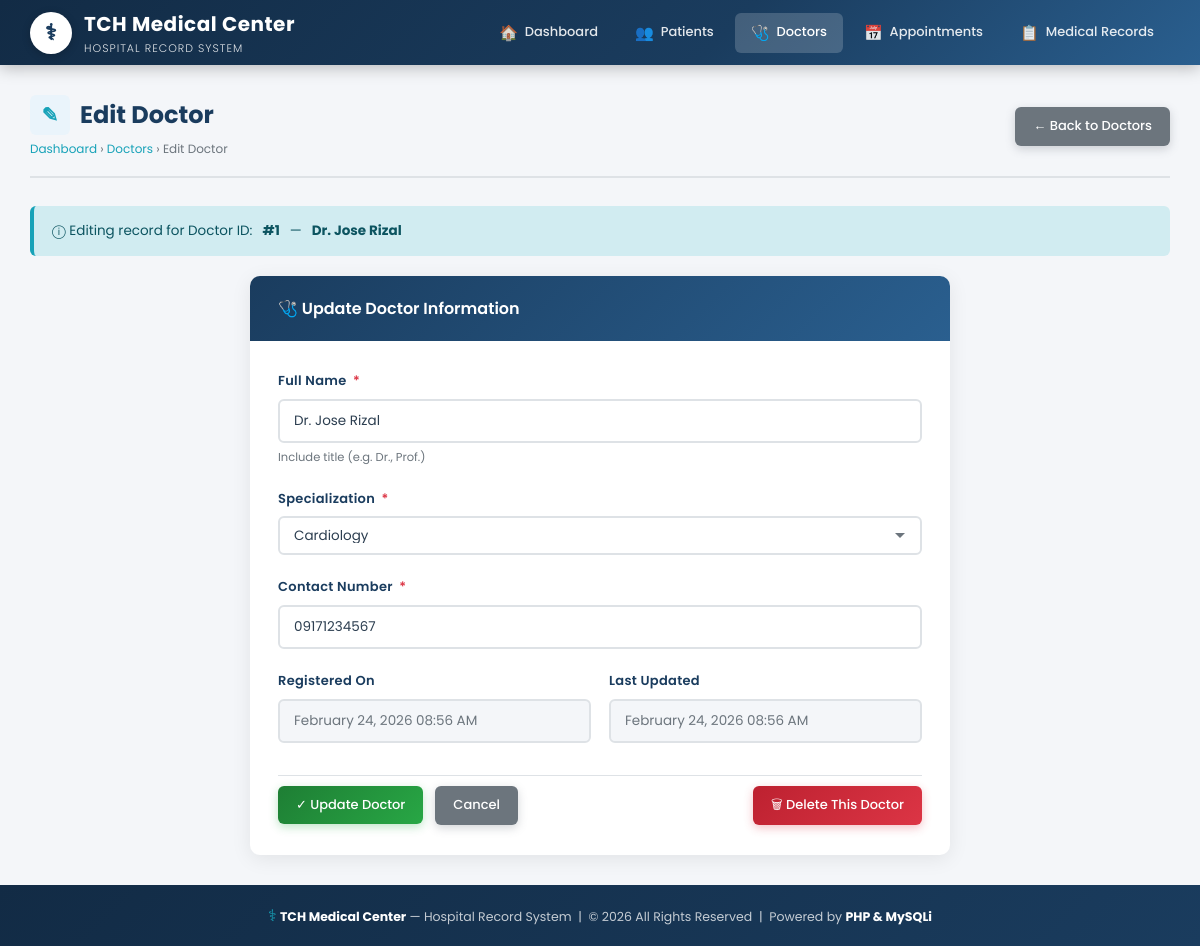
The app's page /doctors/edit.php?id=1 with its own data.
### tables this page shows
CREATE TABLE IF NOT EXISTS doctors (
    id INT AUTO_INCREMENT PRIMARY KEY,
    full_name VARCHAR(100) NOT NULL,
    specialization VARCHAR(100) NOT NULL,
    contact_number VARCHAR(20) NOT NULL,
    created_at TIMESTAMP DEFAULT CURRENT_TIMESTAMP,
    updated_at TIMESTAMP DEFAULT CURRENT_TIMESTAMP ON UPDATE CURRENT_TIMESTAMP
);

### doctors/edit.php (the view, shortened to what this page needs)
<?php
require_once '../config/database.php';
$id = isset($_GET['id']) ? (int)$_GET['id'] : 0;
$res = $conn->query("SELECT * FROM doctors WHERE id = $id");
$doctor = $res->fetch_assoc();
$full_name      = $doctor['full_name'];
$specialization = $doctor['specialization'];
$contact_number = $doctor['contact_number'];
require_once '../includes/header.php';
require_once '../includes/navbar.php';
?>
<div class="main-content">
    <div class="page-header">
        <div>
            <h1>
                <div class="page-icon">&#9998;</div>
                Edit Doctor
            </h1>
            <div class="breadcrumb">
                <a href="../index.php">Dashboard</a> &rsaquo;
                <a href="index.php">Doctors</a> &rsaquo;
                Edit Doctor
            </div>
        </div>
        <a href="index.php" class="btn btn-secondary">
            &#8592; Back to Doctors
        </a>
    </div>
    <div class="alert alert-info">
        &#9432; Editing record for Doctor ID: <strong>#<?php echo $id; ?></strong>
        &mdash; <strong><?php echo htmlspecialchars($doctor['full_name']); ?></strong>
    </div>
    <div class="form-card">
        <div class="card-header">
            <h2>&#129658; Update Doctor Information</h2>
        </div>
        <div class="form-body">
            <form method="POST" action="edit.php?id=<?php echo $id; ?>">
                <div class="form-group">
                    <label for="full_name">
                        Full Name <span class="required">*</span>
                    </label>
                    <input type="text" id="full_name" name="full_name"
                           class="form-control"
                           placeholder="e.g. Dr. Jose Rizal"
                           value="<?php echo htmlspecialchars($full_name); ?>"
                           required>
                    <div class="form-hint">Include title (e.g. Dr., Prof.)</div>
                </div>
                <div class="form-group">
                    <label for="specialization">
                        Specialization <span class="required">*</span>
                    </label>
                    <select id="specialization" name="specialization" class="form-control" required>
                        <?php
                        $specializations = [
                            'Cardiology', 'Dermatology', 'Emergency Medicine',
                            'Endocrinology', 'Gastroenterology', 'General Practice',
                            'Hematology', 'Internal Medicine', 'Nephrology',
                            'Neurology', 'Obstetrics & Gynecology', 'Oncology',
                            'Ophthalmology', 'Orthopedics', 'Otolaryngology',
                            'Pediatrics', 'Psychiatry', 'Pulmonology',
                            'Radiology', 'Rheumatology', 'Surgery', 'Urology'
                        ];
                        foreach ($specializations as $sp):
                        ?>
                            <option value="<?php echo $sp; ?>"
                                <?php echo $specialization === $sp ? 'selected' : ''; ?>>
                                <?php echo $sp; ?>
                            </option>
                        <?php endforeach; ?>
                    </select>
                </div>
                <div class="form-group">
                    <label for="contact_number">
                        Contact Number <span class="required">*</span>
                    </label>
                    <input type="text" id="contact_number" name="contact_number"
                           class="form-control"
                           placeholder="e.g. 09171234567"
                           value="<?php echo htmlspecialchars($contact_number); ?>"
                           required>
                </div>
                <div class="form-row">
                    <div class="form-group">
                        <label>Registered On</label>
                        <input type="text" class="form-control"
                               value="<?php echo date('F j, Y h:i A', strtotime($doctor['created_at'])); ?>"
                               readonly style="background:#f4f6f9; color:var(--text-muted);">
                    </div>
                    <div class="form-group">
                        <label>Last Updated</label>
                        <input type="text" class="form-control"
                               value="<?php echo date('F j, Y h:i A', strtotime($doctor['updated_at'])); ?>"
                               readonly style="background:#f4f6f9; color:var(--text-muted);">
                    </div>
                </div>
                <div class="form-actions">
                    <button type="submit" class="btn btn-success">
                        &#10003; Update Doctor
                    </button>
                    <a href="index.php" class="btn btn-secondary">Cancel</a>
                    <a href="delete.php?id=<?php echo $id; ?>"
                       class="btn btn-danger"
                       style="margin-left:auto;">
                        &#128465; Delete This Doctor
                    </a>
                </div>
            </form>
        </div>
    </div>
</div>
<?php
require_once '../includes/footer.php';
?>

### assets/css/style.css (style rules this page uses)
:root { --primary: #1a3c5e; --primary-dark: #122b45; --primary-light: #2a5f8f; --accent: #17a2b8; --accent-dark: #117a8b; --success: #28a745; --danger: #dc3545; --warning: #ffc107; --white: #ffffff; --light-bg: #eaf4fb; --light-gray: #f4f6f9; --border: #dee2e6; --text-dark: #2c3e50; --text-muted: #6c757d; --shadow: 0 4px 20px rgba(0, 0, 0, 0.08); --shadow-hover: 0 8px 30px rgba(0, 0, 0, 0.15); --radius: 10px; --radius-sm: 6px; --transition: all 0.3s ease; }
*, *::before, *::after { box-sizing: border-box; margin: 0; padding: 0; }
html { scroll-behavior: smooth; }
body { font-family: 'Poppins', Arial, sans-serif; background-color: var(--light-gray); color: var(--text-dark); font-size: 14px; line-height: 1.6; min-height: 100vh; display: flex; flex-direction: column; }
a { text-decoration: none; color: inherit; transition: var(--transition); }
.main-content { flex: 1; padding: 30px; max-width: 1300px; width: 100%; margin: 0 auto; }
.page-header { display: flex; align-items: center; justify-content: space-between; margin-bottom: 28px; padding-bottom: 18px; border-bottom: 2px solid var(--border); }
.page-header h1 { font-size: 24px; font-weight: 700; color: var(--primary); display: flex; align-items: center; gap: 10px; }
.page-header h1 .page-icon { width: 40px; height: 40px; background: var(--light-bg); border-radius: var(--radius-sm); display: flex; align-items: center; justify-content: center; font-size: 20px; color: var(--accent); }
.breadcrumb { font-size: 12px; color: var(--text-muted); margin-top: 4px; }
.breadcrumb a { color: var(--accent); }
.card-header { background: linear-gradient(135deg, var(--primary) 0%, var(--primary-light) 100%); color: var(--white); padding: 16px 22px; display: flex; align-items: center; justify-content: space-between; }
.card-header h2 { font-size: 16px; font-weight: 600; display: flex; align-items: center; gap: 8px; }
.btn { display: inline-flex; align-items: center; gap: 6px; padding: 9px 18px; border-radius: var(--radius-sm); font-size: 13px; font-weight: 500; cursor: pointer; border: none; transition: var(--transition); text-decoration: none; white-space: nowrap; font-family: 'Poppins', Arial, sans-serif; }
.btn-success { background: linear-gradient(135deg, #1e7e34 0%, var(--success) 100%); color: var(--white); box-shadow: 0 3px 10px rgba(40, 167, 69, 0.3); }
.btn-danger { background: linear-gradient(135deg, #bd2130 0%, var(--danger) 100%); color: var(--white); box-shadow: 0 3px 10px rgba(220, 53, 69, 0.3); }
.btn-secondary { background: #6c757d; color: var(--white); box-shadow: 0 3px 10px rgba(108, 117, 125, 0.3); }
.form-card { background: var(--white); border-radius: var(--radius); box-shadow: var(--shadow); overflow: hidden; max-width: 700px; margin: 0 auto; }
.form-card .card-header { padding: 20px 28px; }
.form-body { padding: 30px 28px; }
.form-group { margin-bottom: 22px; }
.form-group label { display: block; font-size: 13px; font-weight: 600; color: var(--primary); margin-bottom: 7px; letter-spacing: 0.3px; }
.form-group label .required { color: var(--danger); margin-left: 3px; }
.form-control { width: 100%; padding: 10px 14px; border: 2px solid var(--border); border-radius: var(--radius-sm); font-size: 13.5px; font-family: 'Poppins', Arial, sans-serif; color: var(--text-dark); background: var(--white); transition: var(--transition); outline: none; }
select.form-control { cursor: pointer; appearance: none; background-repeat: no-repeat; background-position: right 14px center; padding-right: 36px; }
.form-hint { font-size: 11.5px; color: var(--text-muted); margin-top: 5px; }
.form-row { display: grid; grid-template-columns: 1fr 1fr; gap: 18px; }
.form-actions { display: flex; gap: 12px; align-items: center; padding-top: 10px; border-top: 1px solid var(--border); margin-top: 10px; }
.alert { padding: 14px 18px; border-radius: var(--radius-sm); margin-bottom: 20px; font-size: 13.5px; display: flex; align-items: center; gap: 10px; border-left: 4px solid transparent; }
.alert-info { background: #d1ecf1; color: #0c5460; border-left-color: var(--accent); }

### records on screen
doctors: full_name "Dr. Jose Rizal", specialization "Cardiology", contact_number "09171234567", created_at "February 24, 2026 08:56 AM", updated_at "February 24, 2026 08:56 AM"

### other values on screen
$id "1"
